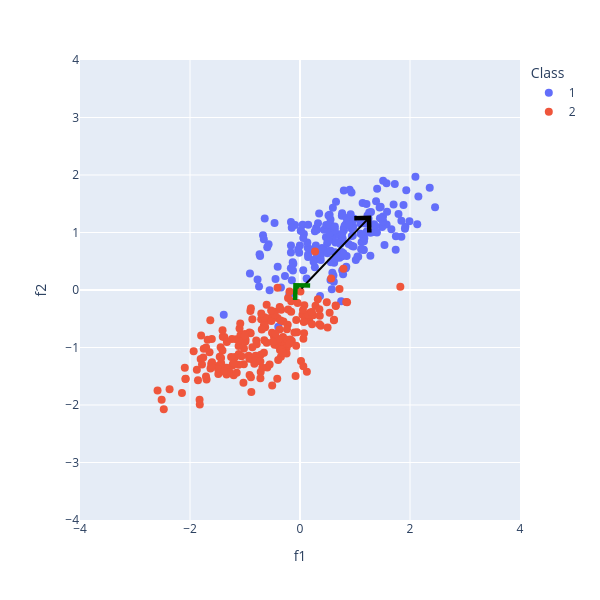
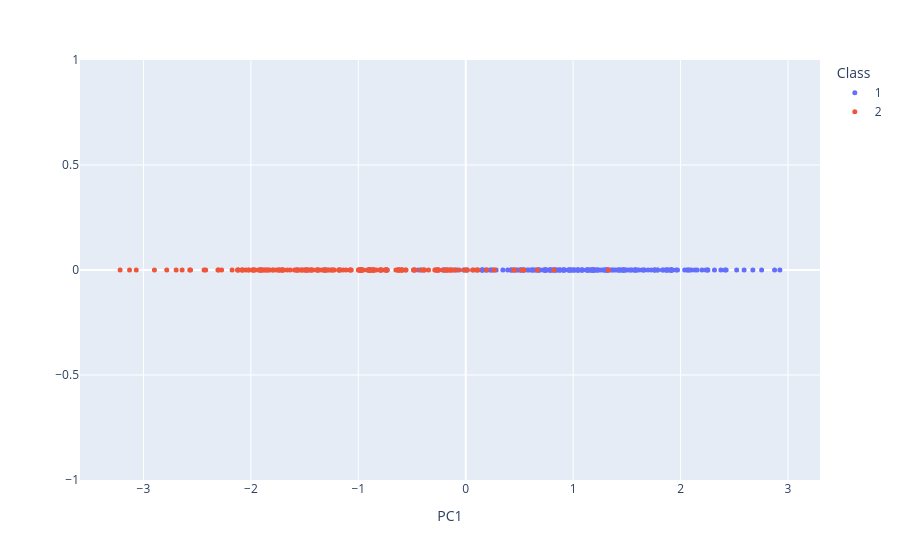

The notebook cell these images were saved under, in order:
### Markdown cell above
# Exercise 2<p>
    
Inspect about the utility of projecting the datasets represented in the  figures bellow to one dimension by using PCA. Explain graphically your assumptions. (Implement explicitly the PCA algorithm!)
For your convenience these exemplary datasets are available at UCStudent
(dataset1.mat and dataset2.mat).<p>
<img src="dataset1.jpg" style="height:350px"> 
<img src="dataset2.jpg" style="height:350px">

### Code cell
import os
import scipy.io as sio
import numpy as np
import plotly.express as px

datasets_folder = os.path.abspath(os.path.join(os.getcwd() ,"../..")) + "/Datasets/" #Set the path to the datasets folder, which is assumed to be two levels up from the current working directory and then inside a "Datasets" folder. Adjust this path as necessary based on your actual directory structure.

data1 = sio.loadmat(datasets_folder + "data/dataset1.mat")

#================For Dataset 1=======================
X1 = data1['data_2d'][0][0][0]
y1 = data1['data_2d'][0][0][1][0]


#Normalize 
mu=np.mean(X1.T,axis=0)
st=np.std(X1.T,axis=0)
X1=(X1.T-mu)/st
X1=X1.T

#Compute covariance matrix
C = np.cov(X1)
#Compute Eigeinvalues and Eingenvectors
eigVal,W = np.linalg.eig(C)
print("Eigen Values="+str(eigVal)+"\n")
print("Sum Eigen Values="+str(np.sum(eigVal))+"\n")
print("Eigen Vectors=\n"+str(W))

#Project data into the main PC
Xp = np.matmul(W[:,0], X1) #Projecting the data onto the first principal component by multiplying the first eigenvector (W[:,0]) with the data matrix (X1). This results in a one-dimensional representation of the data along the direction of maximum variance.


### PLOTS
#Plot original data & PCs
fig = px.scatter(x=X1[0,:],y=X1[1,:],color=y1,labels=dict(x="f1",y="f2",color="Class"))
fig.update_traces(marker_size=8)

# Plot eigenvectors to visualize the principal components on the original data plot. The angle of each eigenvector with respect to the x-axis is calculated using the arccosine of the dot product between the eigenvector and the unit vector along the x-axis, normalized by the magnitude of the eigenvector. This allows us to draw arrows representing the principal components on the scatter plot of the original data.
#Angle between PC1 & the X axis
teta = np.arccos(np.dot(W[:,0],[1,0])/(np.linalg.norm(W[:,0])))
#Plot PC1
fig.add_annotation(
    x=eigVal[0]*np.cos(teta),  # arrows' head
    y=eigVal[0]*np.sin(teta),  # arrows' head
    ax=0,  # arrows' tail
    ay=0,  # arrows' tail
    xref='x',
    yref='y',
    axref='x',
    ayref='y',
    text='', 
    showarrow=True,
    arrowhead=4,
    arrowsize=2,
    arrowwidth=2,
    width=4,
    arrowcolor='black'
)

#Angle between PC2 & the X axis
teta = np.arccos(np.dot(W[:,1],[1,0])/(np.linalg.norm(W[:,1])))  
#Plot PC2
fig.add_annotation(
    x = eigVal[1]*np.cos(teta),  # arrows' head
    y = eigVal[1]*np.sin(teta),  # arrows' head
    ax=0,  # arrows' tail
    ay=0,  # arrows' tail
    xref='x',
    yref='y',
    axref='x',
    ayref='y',
    text='', 
    showarrow=True,
    arrowhead=4,
    arrowsize=2,
    arrowwidth=2,
    width=4,
    arrowcolor='green'
)
fig.update_xaxes(range = [-4,4])
fig.update_yaxes(range = [-4,4])
fig.update_layout(
    autosize=False,
    width=600,
    height=600,
)
fig.show()

#Plot projected data
fig = px.scatter(x=Xp,y=np.zeros(np.shape(X1)[1]),color=y1,labels=dict(x="PC1",y="",color="Class"))
fig.update_traces(marker_size=5)
fig.show()

### Figure 1 — Plotly figure (JSON) as saved in the notebook; plotly's stock layout.template omitted (floating-point values rounded to 4 significant figures; data arrays with more than 128 entries replaced by an {"elided": "..."} marker saying what was removed)
{"data": [{"hovertemplate": "Class=1<br>f1=%{x}<br>f2=%{y}<extra></extra>", "legendgroup": "1", "marker": {"color": "#636efa", "size": 8, "symbol": "circle"}, "mode": "markers", "name": "1", "orientation": "v", "showlegend": true, "type": "scatter", "x": {"elided": "200 float values"}, "xaxis": "x", "y": {"elided": "200 float values"}, "yaxis": "y"}, {"hovertemplate": "Class=2<br>f1=%{x}<br>f2=%{y}<extra></extra>", "legendgroup": "2", "marker": {"color": "#EF553B", "size": 8, "symbol": "circle"}, "mode": "markers", "name": "2", "orientation": "v", "showlegend": true, "type": "scatter", "x": {"elided": "200 float values"}, "xaxis": "x", "y": {"elided": "200 float values"}, "yaxis": "y"}], "layout": {"annotations": [{"arrowcolor": "black", "arrowhead": 4, "arrowsize": 2, "arrowwidth": 2, "ax": 0, "axref": "x", "ay": 0, "ayref": "y", "showarrow": true, "text": "", "width": 4, "x": 1.295, "xref": "x", "y": 1.295, "yref": "y"}, {"arrowcolor": "green", "arrowhead": 4, "arrowsize": 2, "arrowwidth": 2, "ax": 0, "axref": "x", "ay": 0, "ayref": "y", "showarrow": true, "text": "", "width": 4, "x": -0.123, "xref": "x", "y": 0.123, "yref": "y"}], "autosize": false, "height": 600, "legend": {"title": {"text": "Class"}, "tracegroupgap": 0}, "margin": {"t": 60}, "width": 600, "xaxis": {"anchor": "y", "domain": [0, 1], "range": [-4, 4], "title": {"text": "f1"}}, "yaxis": {"anchor": "x", "domain": [0, 1], "range": [-4, 4], "title": {"text": "f2"}}}}

### Figure 2 — Plotly figure (JSON) as saved in the notebook; plotly's stock layout.template omitted (floating-point values rounded to 4 significant figures; data arrays with more than 128 entries replaced by an {"elided": "..."} marker saying what was removed)
{"data": [{"hovertemplate": "Class=1<br>PC1=%{x}<br>=%{y}<extra></extra>", "legendgroup": "1", "marker": {"color": "#636efa", "size": 5, "symbol": "circle"}, "mode": "markers", "name": "1", "orientation": "v", "showlegend": true, "type": "scatter", "x": {"elided": "200 float values"}, "xaxis": "x", "y": {"elided": "200 float values"}, "yaxis": "y"}, {"hovertemplate": "Class=2<br>PC1=%{x}<br>=%{y}<extra></extra>", "legendgroup": "2", "marker": {"color": "#EF553B", "size": 5, "symbol": "circle"}, "mode": "markers", "name": "2", "orientation": "v", "showlegend": true, "type": "scatter", "x": {"elided": "200 float values"}, "xaxis": "x", "y": {"elided": "200 float values"}, "yaxis": "y"}], "layout": {"legend": {"title": {"text": "Class"}, "tracegroupgap": 0}, "margin": {"t": 60}, "xaxis": {"anchor": "y", "domain": [0, 1], "title": {"text": "PC1"}}, "yaxis": {"anchor": "x", "domain": [0, 1], "title": {"text": ""}}}}
